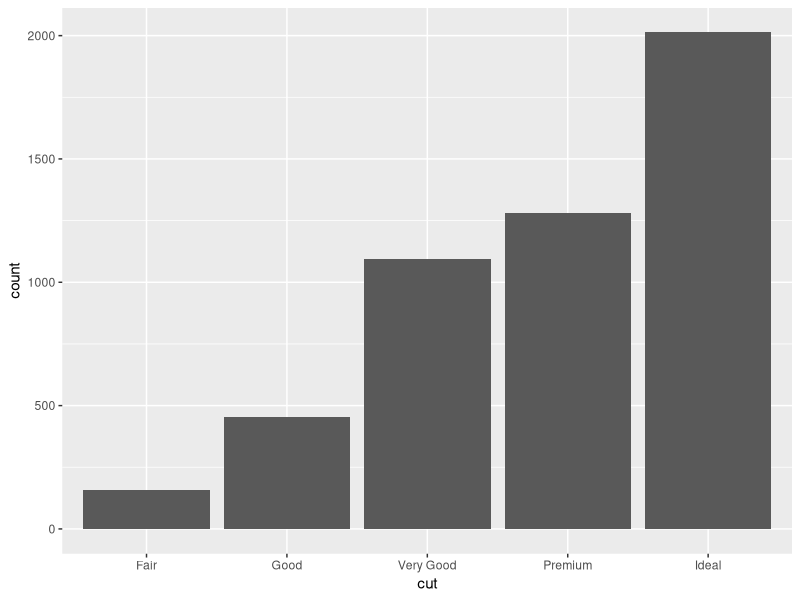
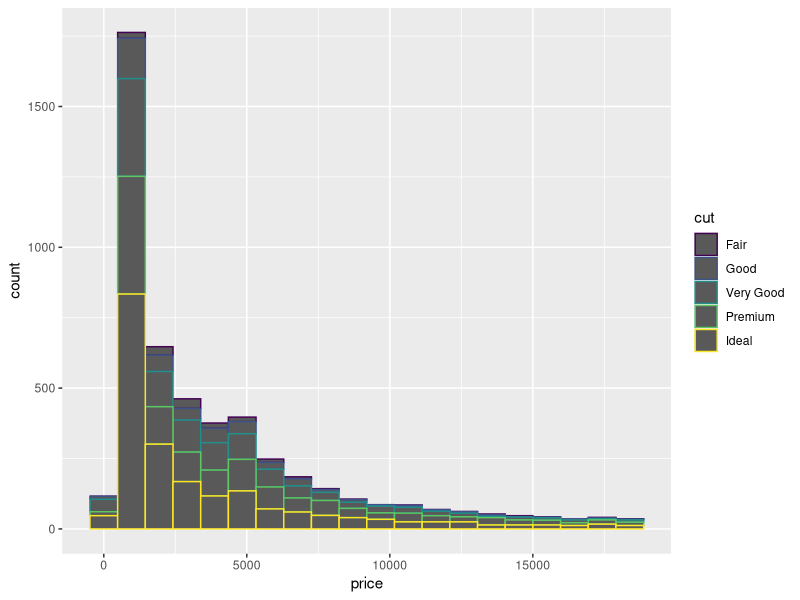
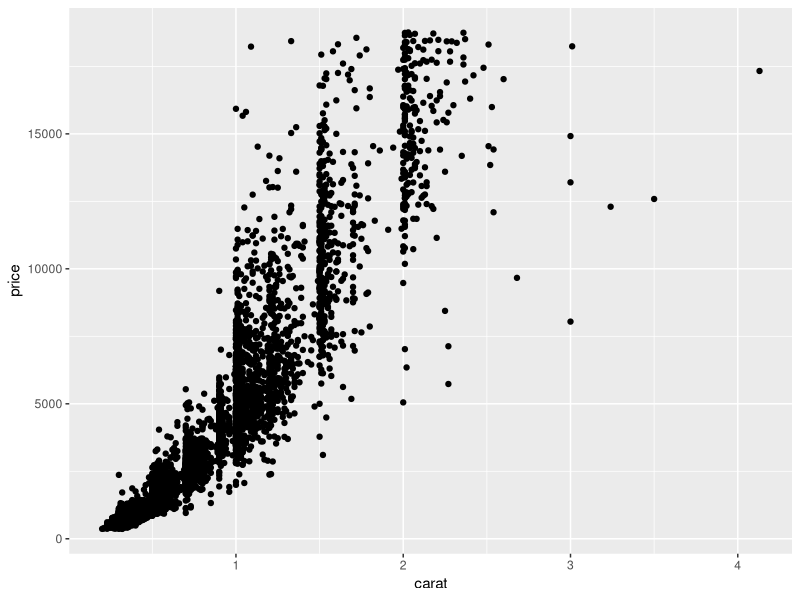

Recreate these plots in R, in order.
library(tidyverse)
set.seed(1234)
indices <- sample(nrow(diamonds), 5000)
diamonds2 <- diamonds[indices,]

diamonds2 %>% ggplot(aes(x=cut)) + geom_bar()

diamonds2 %>% ggplot() + aes(x=price) + geom_histogram(bins = 20, aes(col = cut))

diamonds2 %>% ggplot() + aes(x=carat, y=price) + geom_point()
